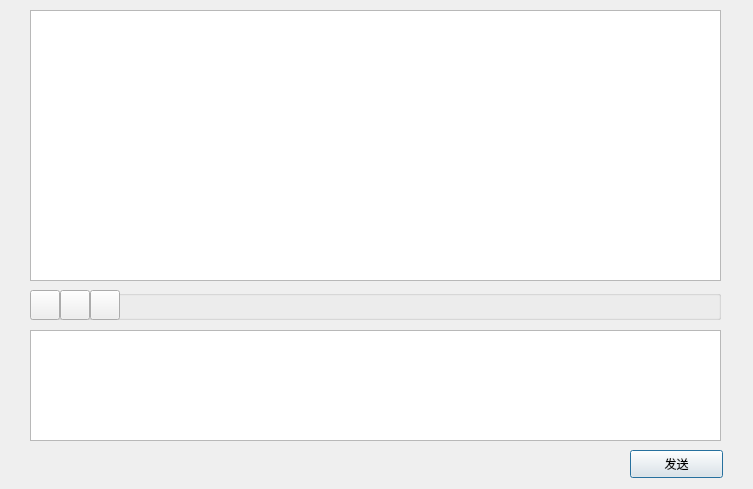
<?xml version="1.0" encoding="UTF-8"?>
<ui version="4.0">
 <class>ChatDialog</class>
 <widget class="QDialog" name="ChatDialog">
  <property name="geometry">
   <rect>
    <x>0</x>
    <y>0</y>
    <width>753</width>
    <height>489</height>
   </rect>
  </property>
  <property name="minimumSize">
   <size>
    <width>753</width>
    <height>489</height>
   </size>
  </property>
  <property name="maximumSize">
   <size>
    <width>753</width>
    <height>489</height>
   </size>
  </property>
  <property name="windowTitle">
   <string>Dialog</string>
  </property>
  <widget class="QTextEdit" name="te_chat">
   <property name="geometry">
    <rect>
     <x>30</x>
     <y>330</y>
     <width>691</width>
     <height>111</height>
    </rect>
   </property>
  </widget>
  <widget class="QPushButton" name="pb_send">
   <property name="geometry">
    <rect>
     <x>630</x>
     <y>450</y>
     <width>93</width>
     <height>28</height>
    </rect>
   </property>
   <property name="text">
    <string>发送</string>
   </property>
  </widget>
  <widget class="QGroupBox" name="groupBox">
   <property name="geometry">
    <rect>
     <x>30</x>
     <y>290</y>
     <width>691</width>
     <height>30</height>
    </rect>
   </property>
   <property name="minimumSize">
    <size>
     <width>100</width>
     <height>30</height>
    </size>
   </property>
   <property name="maximumSize">
    <size>
     <width>1000</width>
     <height>30</height>
    </size>
   </property>
   <property name="title">
    <string/>
   </property>
   <widget class="QPushButton" name="pb_tool1">
    <property name="geometry">
     <rect>
      <x>0</x>
      <y>0</y>
      <width>30</width>
      <height>30</height>
     </rect>
    </property>
    <property name="minimumSize">
     <size>
      <width>30</width>
      <height>30</height>
     </size>
    </property>
    <property name="maximumSize">
     <size>
      <width>30</width>
      <height>30</height>
     </size>
    </property>
    <property name="text">
     <string/>
    </property>
   </widget>
   <widget class="QPushButton" name="pb_tool2">
    <property name="geometry">
     <rect>
      <x>30</x>
      <y>0</y>
      <width>30</width>
      <height>30</height>
     </rect>
    </property>
    <property name="minimumSize">
     <size>
      <width>30</width>
      <height>30</height>
     </size>
    </property>
    <property name="maximumSize">
     <size>
      <width>30</width>
      <height>30</height>
     </size>
    </property>
    <property name="text">
     <string/>
    </property>
   </widget>
   <widget class="QPushButton" name="pb_tool3">
    <property name="geometry">
     <rect>
      <x>60</x>
      <y>0</y>
      <width>30</width>
      <height>30</height>
     </rect>
    </property>
    <property name="minimumSize">
     <size>
      <width>30</width>
      <height>30</height>
     </size>
    </property>
    <property name="maximumSize">
     <size>
      <width>30</width>
      <height>30</height>
     </size>
    </property>
    <property name="text">
     <string/>
    </property>
   </widget>
  </widget>
  <widget class="QTextBrowser" name="tb_chat">
   <property name="geometry">
    <rect>
     <x>30</x>
     <y>10</y>
     <width>691</width>
     <height>271</height>
    </rect>
   </property>
  </widget>
 </widget>
 <resources/>
 <connections/>
</ui>
